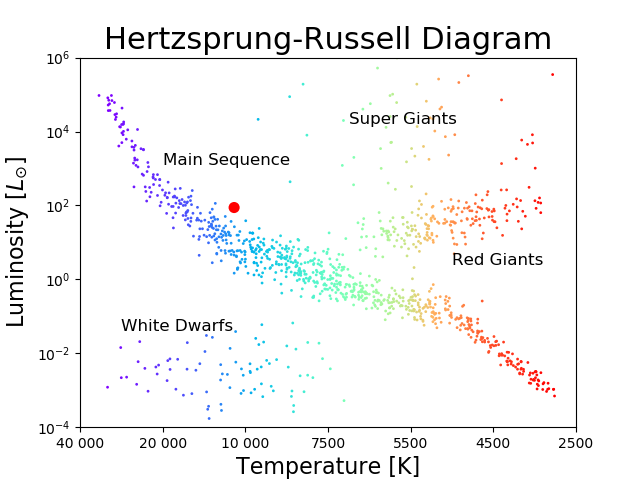

This chart was generated by the following Python code:
import sys
import numpy as np
import matplotlib.pyplot as plt

"""
HERTZSPRUNG-RUSSELL DIAGRAM GENERATOR

Python 3.6

This is a Hertzspring-Russell diagram generator, written for use
in Part 10 of the Project variant of the AST2000 course at UiO.

An example on how to generate diagrams is shown at the bottom of
the program.
"""

class HR_Diagram(object):
	def __init__(self,MS_N=800,WD_N=80,RG_N=200,SG_N=60):
		self.star = None
		self.text = None
		self.MS_N = MS_N
		self.WD_N = WD_N
		self.RG_N = RG_N
		self.SG_N = SG_N
		self.s    = 4.

	def Main_Sequence(self):
		N    = [int(k*self.MS_N) for k in [0.07,0.14,0.33,0.31,0.15]]
		x1   = np.linspace(0.05,0.15,N[0]) + np.random.normal(0,0.01,N[0])
		x2   = np.linspace(0.15,0.30,N[1]) + np.random.normal(0,0.02,N[1])
		x3   = np.linspace(0.30,0.50,N[2]) + np.random.normal(0,0.04,N[2])
		x4   = np.linspace(0.50,0.75,N[3]) + np.random.normal(0,0.04,N[3])
		x5   = np.linspace(0.75,0.95,N[4]) + np.random.normal(0,0.01,N[4])
		MS_x = np.concatenate((x1,x2,x3,x4,x5))
		y1   = np.linspace(0.90,0.65,N[0]) + np.random.normal(0,0.01,N[0])
		y2   = np.linspace(0.65,0.50,N[1]) + np.random.normal(0,0.02,N[1])
		y3   = np.linspace(0.50,0.40,N[2]) + np.random.normal(0,0.03,N[2])
		y4   = np.linspace(0.40,0.30,N[3]) + np.random.normal(0,0.02,N[3])
		y5   = np.linspace(0.30,0.10,N[4]) + np.random.normal(0,0.01,N[4])
		MS_y = np.concatenate((y1,y2,y3,y4,y5))
		return MS_x, MS_y

	def White_Dwarfs(self):
		WD_x = np.linspace(0.20,0.40,self.WD_N) + np.random.normal(0,0.10,self.WD_N)
		WD_y = np.linspace(0.15,0.15,self.WD_N) + np.random.normal(0,0.05,self.WD_N)
		return WD_x, WD_y

	def Red_Giants(self):
		RG_x = np.linspace(0.60,0.85,self.RG_N) + np.random.normal(0,0.05,self.RG_N)
		RG_y = np.linspace(0.50,0.60,self.RG_N) + np.random.normal(0,0.03,self.RG_N)
		return RG_x, RG_y

	def Super_Giants(self):
		SG_x = np.linspace(0.60,0.80,self.SG_N) + np.random.normal(0,0.15,self.SG_N)
		SG_y = np.linspace(0.80,0.80,self.SG_N) + np.random.normal(0,0.10,self.SG_N)
		return SG_x, SG_y

	def star_parameters(self,s,MS_N,WD_N,RG_N,SG_N):
		self.s    = float(s)
		self.MS_N = int(MS_N)
		self.WD_N = int(WD_N)
		self.RG_N = int(RG_N)
		self.SG_N = int(SG_N)

	def TL_to_xy(self,T,L):
		if 2.5e3>T or 4e4<T or 1e-4>L or 1e6<L:
			print("Invalid coordinates, make sure to be within:")
			print("2.5e3  <= T <= 4.0e4")
			print("1.0e-4 <= L <= 1.0e6")
			sys.exit(1)
		a    = 1.0/6
		step = np.array([4e4,2e4,1e4,7.5e3,5.5e3,4.5e3,2.5e3])
		b,c  = step>=T,step-T
		d    = np.flatnonzero(b)[-1]
		e    = 0 if T in step else a*(step[d]-T)/(step[d]-step[d+1])
		return a*(sum(b)-1) + e, (np.log10(L)+4)/10.

	def add_star(self,T,L):
		if self.star == None:
			self.star = []
		self.star.append(self.TL_to_xy(T,L))

	def add_text(self,string,T,L):
		if self.text == None:
			self.text = []
		x,y = self.TL_to_xy(T,L)
		self.text.append([x,y,string])


	def generate_diagram(self,title="Hertzsprung-Russell Diagram",filename="HR_diagram_gas.png"):
		MS_x,MS_y = self.Main_Sequence()
		WD_x,WD_y = self.White_Dwarfs()
		RG_x,RG_y = self.Red_Giants()
		SG_x,SG_y = self.Super_Giants()
		X   = np.concatenate((MS_x,WD_x,RG_x,SG_x))
		Y   = np.concatenate((MS_y,WD_y,RG_y,SG_y))
		idx = np.argsort(X)
		X,Y = X[idx],Y[idx]
		fig = plt.figure("Hertzsprung-Russell Diagram")
		ax  = fig.add_subplot(111)
		ax.set_title(title,fontsize=22)
		ax.set_xlabel('Temperature [K]',fontsize=16)
		ax.set_ylabel(r'Luminosity [$L_{\odot}$]',fontsize=16)
		ax.set_xlim(0,1); ax.set_ylim(0,1)
		ax.scatter(X,Y,s=self.s,c=range(len(Y)),cmap=plt.get_cmap("rainbow"),edgecolor='none')
		ax.set_yticklabels([r'$10^{{{:d}}}$'.format(k) for k in [-4,-2,0,2,4,6]])
		ax.set_xticks(np.linspace(0,1,7))
		ax.set_xticklabels(["40 000","20 000","10 000","7500","5500","4500","2500"])
		if self.star != None:
			for i in range(len(self.star)):
				ax.scatter(self.star[i][0],self.star[i][1],s=64,c='red',edgecolor='none')
		if self.text != None:
			for i in range(len(self.text)):
				ax.text(self.text[i][0],self.text[i][1],self.text[i][2],fontsize=12)
		plt.savefig(filename)
		plt.show()


if __name__ == "__main__":


	# initialize HR Diagram
	Example = HR_Diagram()
	# define star parameters
	Example.star_parameters(s=4.,MS_N=800,WD_N=80,RG_N=200,SG_N=60)
	# add a highlighted star to the plot
	Example.add_star(T=11356.9,L=87.803672473)
	# add text to the plot
	Example.add_text("Main Sequence",T=2e4,L=10**3.1)
	Example.add_text("White Dwarfs", T=3e4,L=10**-1.4)
	Example.add_text("Red Giants",   T=5e3,L=10**0.4)
	Example.add_text("Super Giants", T=7e3,L=10**4.2)
	# generate final diagram
	Example.generate_diagram()
